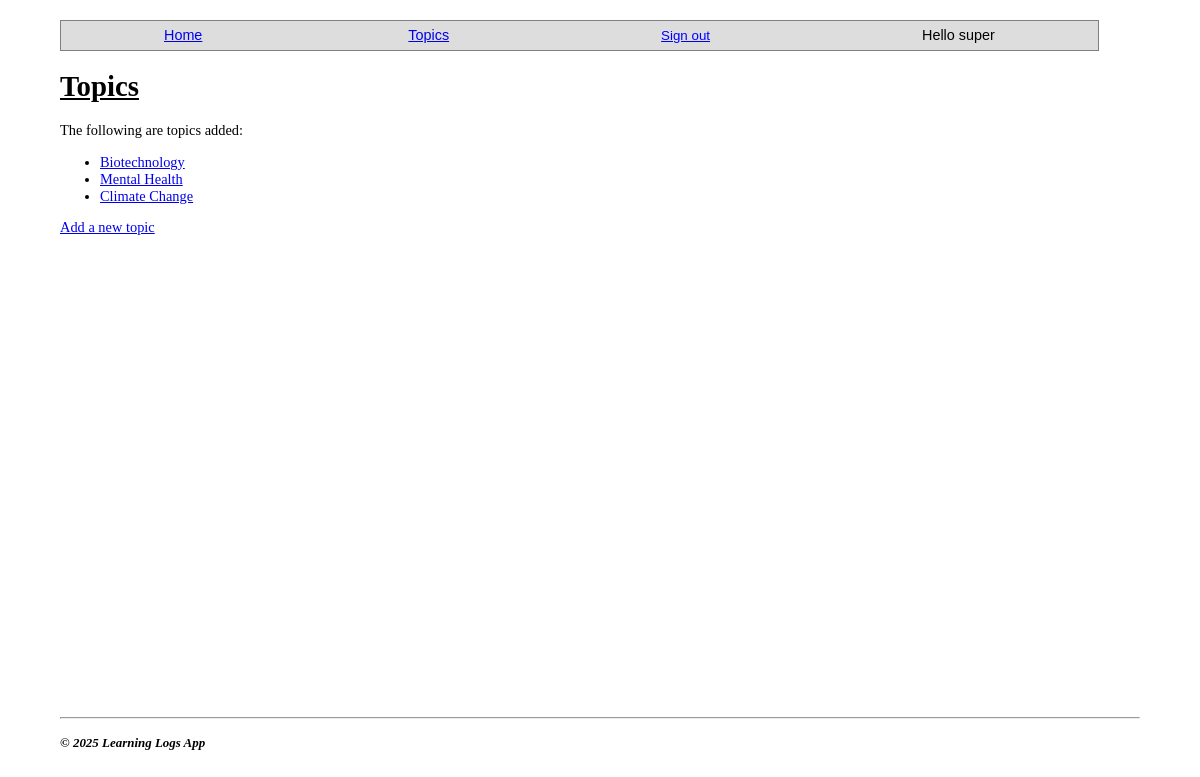
The app's page /topics/ (signed in) with its own data.
### learning_log/models.py (models this page shows, shortened)
class Topic(models.Model):
    text = models.CharField(max_length=200)
    owner = models.ForeignKey(User, on_delete=models.CASCADE)
    date_added = models.DateTimeField(auto_now_add=True)

### learning_log/views.py (the view)
# urls.py: path('topics/', views.topics, name='topics'),
@login_required
def topics(request):
    topics = Topic.objects.filter(owner=request.user).order_by('-date_added')
    context = {'topics': topics}
    return render(request, 'learning_log/topics.html', context)

### learning_log/templates/learning_log/topics.html (shortened to what this page needs)
{% extends 'learning_log/base.html' %}
{% block content %}
<h1>Topics</h1>
<p>The following are topics added:</p>
<ul>
{% for topic in topics %}
    <li>
        <a href="{% url 'learning_log:topic' topic.id %}">
            {{ topic.text }}
        </a>
    </li>
{% empty %}
    <li>No Topics are added yet.</li>
{% endfor %}
</ul>
<p>
    <a href="{% url 'learning_log:new_topic' %}">Add a new topic</a>
</p>
{% endblock content %}

### learning_log/templates/learning_log/base.html (shortened to what this page needs)
{% load static %}
<!DOCTYPE html>
<html>
    <head>
        <link rel="stylesheet" href="{% static 'learning_log/css/base_styles.css' %}">
    </head>
    <body>
        <div class="nav-bar">
            <p>
                <div id="nav">
                    <a href="{% url 'learning_log:index' %}">Home</a>
                </div>
                <div id="nav">
                    <a href="{% url 'learning_log:topics' %}">Topics</a>
                </div>
            {% if user.is_authenticated %}
                <div id="nav">
                    <form action="{% url 'accounts:logout' %}" method="post">
                        <button name="submit" id="logout-button">Sign out</button>
                    </form>
                </div>
                <div id="nav">Hello {{ user.username }}</div>
            {% else %}
                <div id="nav"><a href="{% url 'accounts:login' %}">Login</a></div>
                <div id="nav"><a href="{% url 'accounts:register' %}">Register</a></div>
            {% endif %}
            </p>
        </div>
        <div id="content">
        {% block content %}
        {% endblock content %}
        </div>
        <hr>
        <div class="footer">
            <p>
                <b><i style="font-size:0.9em;">&copy; 2025 Learning Logs App</i></b>
            </p>
        </div>
    </body>
</html>

### learning_log/static/learning_log/css/base_styles.css (style rules this page uses)
html { background-color: white; font-size: 0.9em; }
body { padding: 10px; width: 90%; background-color: #fff; color: black; margin: auto; border-radius: 10px; margin-top: 10px; margin-bottom: 10px; height: max-content; }
#content { min-height: 80vh; }
h1, h2 { text-decoration: underline; }
.nav-bar { width: 96%; font-family: sans-serif; font-size: 1em; border: 0.1mm solid gray; background: #dddddd; display: flex; }
#logout-button { border: none !important; text-decoration: underline !important; color: blue !important; background: none; }
#nav { margin: auto; }

### records on screen
Topic: text "Biotechnology"
Topic: text "Mental Health"
Topic: text "Climate Change"

### other values on screen
{{ user.username }} "super"
